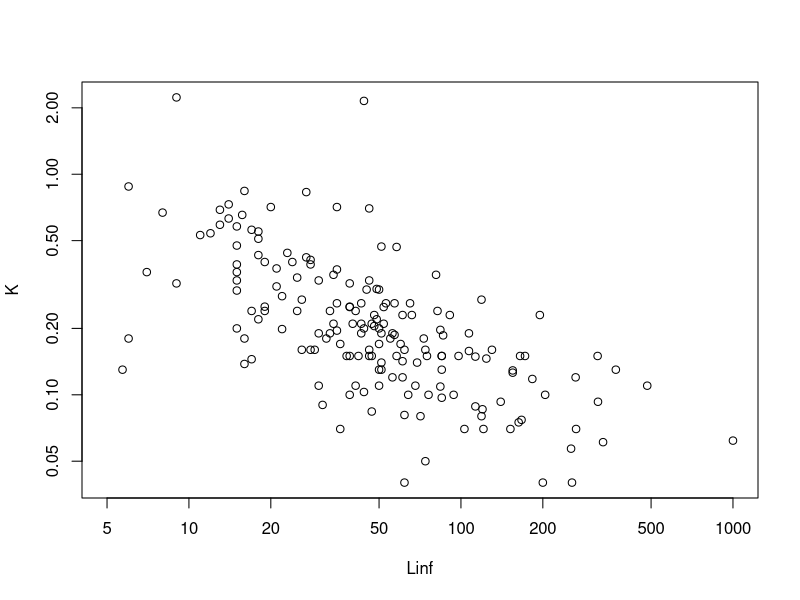
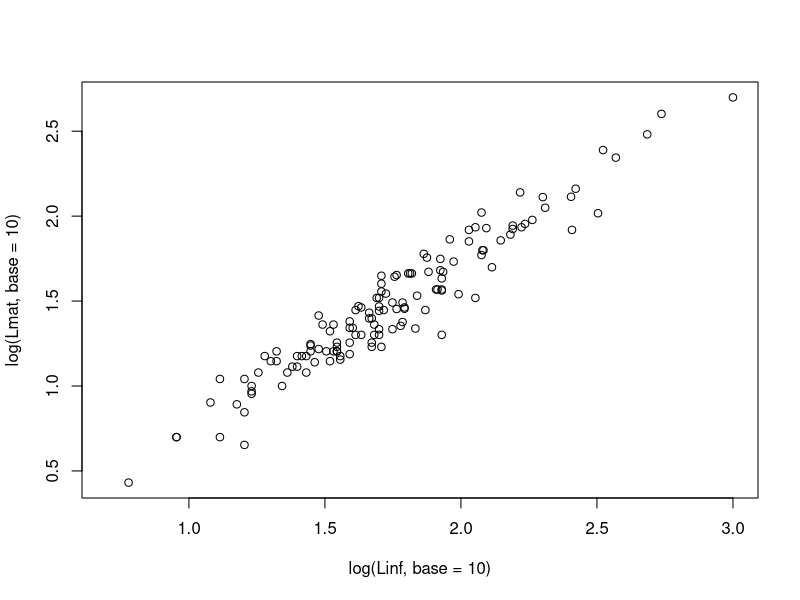
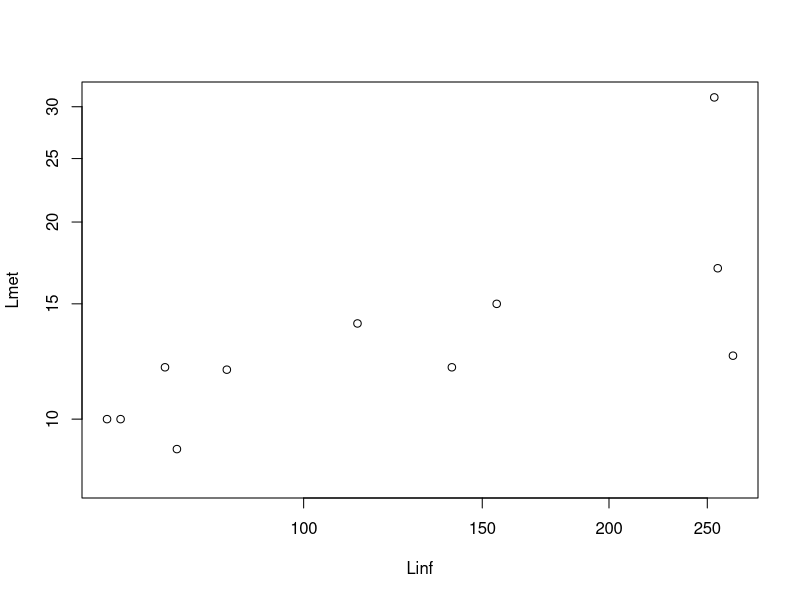
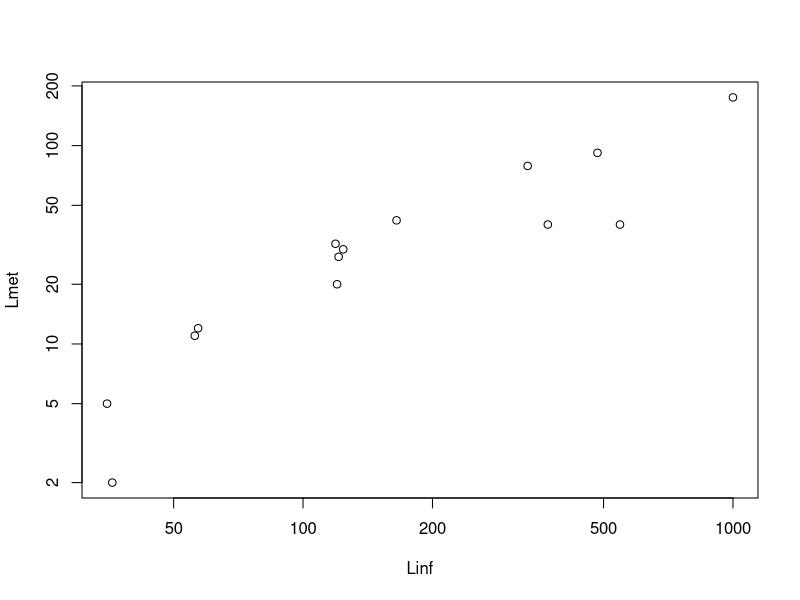

R code for these plots, in order: (Note: a time limit stopped this script after it produced the figures.)
#############################################################
#### Model code for estimating species sensitivity to fishing
#### 'GISLASIM'
#### Developed with Anna Rindorf and Henrik Gislason
#### Paper: Are fish sensitive to trawling recovering in the Northeast Atlantic?
#### Coding: Aurore Maureaud, July 2020
#############################################################

rm(list=ls())
Sys.setenv(LANG = "en")

##########################################################################################
### Libraries
##########################################################################################
library(readr)
library(readxl)


##########################################################################################
### Exploitation effiency per group
##########################################################################################
EE <- read_excel("data/Walker_catchability.xlsx")
EE$max <- apply(EE[,2:8], 1, FUN=max)
EE$eff1 <- EE$eff2 <- EE$eff3 <- EE$eff4 <- EE$eff5 <- EE$eff6 <- EE$eff7 <- NA

EE$eff1 <- EE$G1/EE$max
EE$eff2 <- EE$G2/EE$max
EE$eff3 <- EE$G3/EE$max
EE$eff4 <- EE$G4/EE$max
EE$eff5 <- EE$G5/EE$max
EE$eff6 <- EE$G6/EE$max
EE$eff7 <- EE$G7/EE$max
EE[1:2,10:16] <- 0


##########################################################################################
### Parameters/traits collected or re-estimated
##########################################################################################

# Load trait data
trait <- read_excel("data/Traits.xlsx")
trait$Fsensi <- NA

# lmax maximum observed length
# linf infinity length
# K growth coefficient
# lmat length at maturity
# lmet length at birth/metamorphosis
# repro reproduction type
# explo explotation pattern from Walkter t al., 2017, code from 1-7
#1	Predominatly buried in sediment
#2	on or near sebed - anguilliform of fusiform
#3	predominatly on seabed - flat
#4	predominatly close to seabed, but not on it
#5	midwater species with some seabed association
#6	pelagic
#7	lumpiform


##########################################################################################
#### Set up trait relationships
##########################################################################################
# Model to estimate K from Linf
plot(K~Linf, data=trait, log='xy')
lmK <- lm(log(K, base=10)~log(Linf, base=10), data=trait)

# Model to estimate Lmat from Linf
plot(log(Lmat, base=10)~log(Linf, base=10), data=trait)
lmLmat <- lm(log(Lmat, base=10)~log(Linf, base=10), data=trait)

# Model to estimate Lmet from Linf for oviparous spp.
trait.ovi <- subset(trait, Taxonomy=='Oviparous' & Lmet>2)
plot(Lmet ~ Linf, data=trait.ovi, log='xy')
lmLmet.ovi <- lm(log(Lmet, base=10) ~ log(Linf, base=10), data=trait.ovi)

# Model to estimate Lmet from Linf for Ovoviparous and viviparous spp.
trait.vivi <- subset(trait, Taxonomy %in% c('Viviparous','Ovoviparous'))
plot(Lmet ~ Linf, data=trait.vivi, log='xy')
lmLmet.vivi <- lm(log(Lmet, base=10) ~ log(Linf, base=10), data=trait.vivi)


##########################################################################################
### Get Sensitivity to fishing for all spp
##########################################################################################

for(s in 1:nrow(trait)){

# select a spp
spp <- trait$Species[s]
print(paste(s,spp,sep=' '))

# Assign traits
lmax <- trait$Lmax[s]
linf <- trait$Linf[s]
K <- trait$K[s]
lmat <- trait$Lmat[s]
lmet <- trait$Lmet[s]
explo <- as.numeric(as.vector(trait[s,7]))
repro <- trait$Taxonomy[s]


### Estimation of missing traits
##########################################################################################
if (is.na(linf)){linf <- 10^(0.044+0.9841*log(lmax, base=10))}
# equation from Froese, R. and Binohlan, C., 2000. Journal of fish biology, 56(4), pp.758-773.

if (is.na(K)){K <- 10^(lmK$coefficients[1])*linf^(lmK$coefficients[2])}
# from the present study

if (is.na(lmat)){lmat <- 10^(lmLmat$coefficients[1])*linf^(lmLmat$coefficients[2])}
# from the present study

if (is.na(lmet)){
  #if(repro == 'Oviparous'){lmet <- round(10^(lmLmet.ovi$coefficients[1])*linf^(lmLmet.ovi$coefficients[2]))}
  #if(repro == 'Ovoviviparous' | repro == 'Viviparous'){lmet <- round(10^(lmLmet.vivi$coefficients[1]))*linf^(lmLmet.vivi$coefficients[2])}
  #if(repro == 'Oviparous'){lmet <- round(exp(-0.2639+0.6009*log(linf)))} # NB round on R transforms 2.5 in 2, but 2.5 --> 3 in EXCEL
  #if(repro == 'Ovoviviparous' | repro == 'Viviparous'){lmet <- round(exp(-0.6164+0.7977*log(linf)))}
  if(repro == 'Oviparous'){lmet <- round(0.7917*linf^(0.5921))}
  if(repro == 'Ovoviviparous' | repro == 'Viviparous'){lmet <- round(0.5398*linf^(0.7977))}
  
  }
# from the present study


# Simulations
##########################################################################################
sensi <- 99
f.factor=-0.01
fishSensi <- data.frame(matrix(nrow=2001, ncol=2))
names(fishSensi) <- c('f.factor','fish.sensi')
k <- 0

# while loop to find when fishSensi==0.25
while(sensi>0.25 & k<2001){
  f.factor <- f.factor + 0.01
  k <- k + 1
  fishSensi$f.factor[k] <- f.factor
  
l <- c(lmet:1001)
sim <- data.frame(l)

# Assign the exploitation pattern
sim$expl <- NA
if(explo==1){sim$expl <- as.numeric(as.vector(EE$G1[(lmet+1):nrow(EE)]))}
if(explo==2){sim$expl <- as.numeric(as.vector(EE$G2[(lmet+1):nrow(EE)]))}
if(explo==3){sim$expl <- as.numeric(as.vector(EE$G3[(lmet+1):nrow(EE)]))}
if(explo==4){sim$expl <- as.numeric(as.vector(EE$G4[(lmet+1):nrow(EE)]))}
if(explo==5){sim$expl <- as.numeric(as.vector(EE$G5[(lmet+1):nrow(EE)]))}
if(explo==6){sim$expl <- as.numeric(as.vector(EE$G6[(lmet+1):nrow(EE)]))}
if(explo==7){sim$expl <- as.numeric(as.vector(EE$G7[(lmet+1):nrow(EE)]))}

for(i in 1:nrow(sim)){
  if(sim$expl[i]<=0){sim$expl[i] <- 1}
}

# Fishing mortality
for (i in 1:nrow(sim)){
  if(sim$l[i]<linf+0.001){sim$Fi[i] <- f.factor*sim$expl[i]}
  else{sim$Fi[i] <- 0}
}

# Natural mortality
sim$M <- K*((sim$l+0.5)/linf)^(-1.5)

# Individuals
sim$N[1] <- 1000000000 
for (i in 2:nrow(sim)){
  if(round(sim$l[i]+0.5)<linf) 
  {sim$N[i] <- sim$N[i-1]*((linf-sim$l[i])/(linf-sim$l[i-1]))^((sim$Fi[i-1]+sim$M[i-1])/K)}
  else{sim$N[i] <- 0}
}

# Nav
sim$Nav <- NA
for (i in 1:nrow(sim)){
  if(sim$l[i]<linf){sim$Nav[i] <- (sim$N[i]-sim$N[i+1])/(sim$Fi[i]+sim$M[i])}
  else{sim$Nav[i] <- 0}
}

# Prop mature
lmatoverlinf <- lmat/linf
s1 <- lmatoverlinf*linf*log(3)/((1.2*lmatoverlinf-lmatoverlinf)*linf)
s2 <- s1/(lmatoverlinf*linf)
  
for (i in 1:nrow(sim)){
  if(i==1){
    if(1/(1+exp(s1-s2*(sim$l[i]+0.5)))<0.1){sim$propM[i] <- 0}
    else{sim$propM[i] <- s1}
  }
  if(i>1){
    if(1/(1+exp(s1-s2*(sim$l[i]+0.5)))<0.1){sim$propM[i] <- 0}
    else{sim$propM[i] <- 1/(1+exp(s1-s2*(sim$l[i]+0.5)))}
  }
}

# SSB
for (i in 1:nrow(sim)){
  if(sim$l[i]<linf & (sim$l[i+1]>linf | sim$propM[i]>0)){sim$SSB[i] <- sim$propM[i]*sim$Nav[i]*0.01*(sim$l[i]+0.5)^3*1}
  else{sim$SSB[i] <- 0}
}


# Age & days
for (i in 1:nrow(sim)){
  if(sim$l[i]<linf){sim$age[i] <- (1/K)*log((linf-lmet)/(linf-sim$l[i]))}
  else{sim$age[i] <- 0}
  
  sim$days[i] <- sim$age[i]*365
}

# N1 & spawners
sim$N1[1] <- NA
for(i in 2:nrow(sim)){
  # Get N1
  if(sim$days[i-1]<365){
    if(sim$days[i]>365){sim$N1[i] <- sim$N[i]}
    else{sim$N1[i] <- 0}
  }
  else{sim$N1[i] <- 0}
  
  # Get spawners
  if(sim$l[i]>lmat+0.001){sim$S[i] <- sim$Nav[i]}
  else{sim$S[i] <- 0}
}


# Get species sensitivity
##########################################################################################
totSSB <- sum(sim$SSB)
SSBoverR <- totSSB/sim$N[1]
N1overSSB <- sum(sim$N1)*1000/totSSB
N1overSpawners <- sum(sim$N1)/sum(sim$S)

if(f.factor==0){SSBoverR0 <- SSBoverR}
fishSensi$fish.sensi[k] <- SSBoverR/SSBoverR0
sensi <- SSBoverR/SSBoverR0

}


fishSensi <- subset(fishSensi, !is.na(f.factor) & fish.sensi>0.25)
trait$Fsensi[s] <- fishSensi$f.factor[nrow(fishSensi)]
}

write.csv(trait, 'results/Sensi.13.08.csv')
